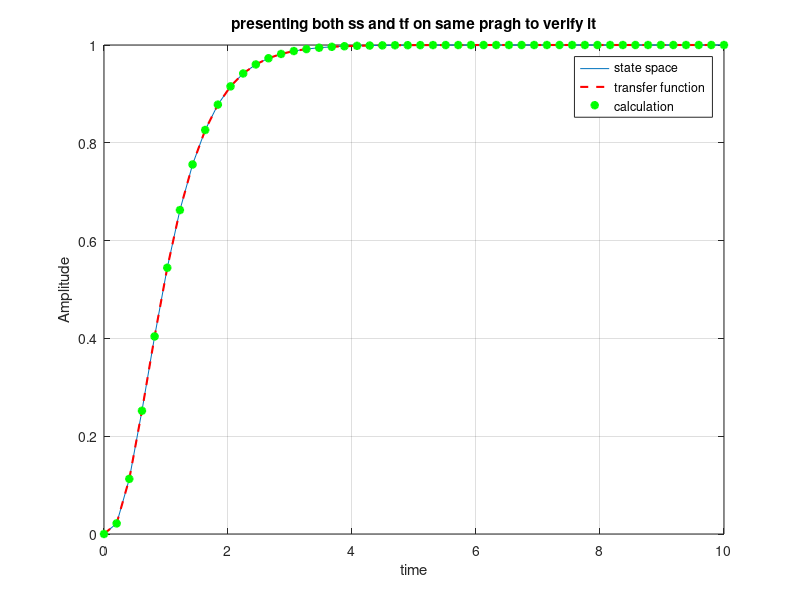

The MATLAB script that drew this image:
clear all; close all; clc;
num =[24];
A1=[0 1 0;0 0 1;-24 -26 -9];
B1=[0;0;24];
C1=[1 0 0];
D1=[0];
den=[ 1 9 26 24 ];
sys=tf(num,den);
[A B C D ]=tf2ss(num,den);
sys1 =ss(A,B,C,D)
t=linspace(0,10,50);
y_ss=step(sys1,t);
s=step(sys,t);
sys2=ss(A1,B1,C1,D1);
fin_cal=step(sys2,t);

figure(1);

plot(t,y_ss);
hold on;
plot(t,s,'--r','linewidth',1.5);
plot(t,fin_cal,'*g','linewidth',2);
xlabel('time');
ylabel('Amplitude');
title('presenting both ss and tf on same pragh to verify it');
legend('state space','transfer function','calculation');
grid on;
